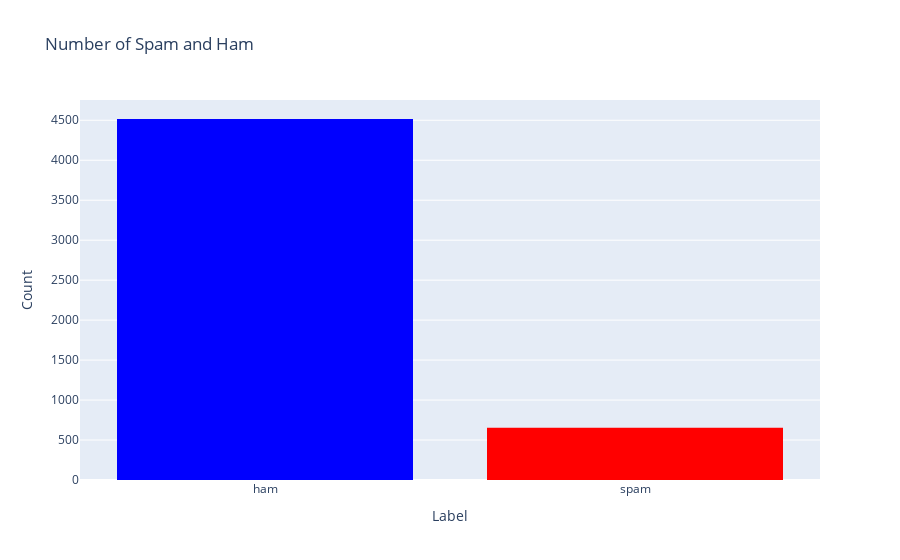

Notebook source saved alongside this figure:
### Code cell
fig = px.histogram(df, x='v1', color='v1', color_discrete_map=color, title='Number of Spam and Ham')
fig.update_layout(
    xaxis=dict(title='Label'),
    yaxis=dict(title='Count'),
    showlegend=False,  # To hide the legend if not needed
)
fig.show()

### Figure 1 — Plotly figure (JSON) as saved in the notebook; plotly's stock layout.template omitted (floating-point values rounded to 4 significant figures; data arrays with more than 128 entries replaced by an {"elided": "..."} marker saying what was removed)
{"data": [{"alignmentgroup": "True", "bingroup": "x", "hovertemplate": "v1=%{x}<br>count=%{y}<extra></extra>", "legendgroup": "ham", "marker": {"color": "blue", "pattern": {"shape": ""}}, "name": "ham", "offsetgroup": "ham", "orientation": "v", "showlegend": true, "type": "histogram", "x": {"elided": "4516 str values"}, "xaxis": "x", "yaxis": "y"}, {"alignmentgroup": "True", "bingroup": "x", "hovertemplate": "v1=%{x}<br>count=%{y}<extra></extra>", "legendgroup": "spam", "marker": {"color": "red", "pattern": {"shape": ""}}, "name": "spam", "offsetgroup": "spam", "orientation": "v", "showlegend": true, "type": "histogram", "x": {"elided": "653 str values"}, "xaxis": "x", "yaxis": "y"}], "layout": {"barmode": "relative", "legend": {"title": {"text": "v1"}, "tracegroupgap": 0}, "showlegend": false, "title": {"text": "Number of Spam and Ham"}, "xaxis": {"anchor": "y", "categoryarray": ["ham", "spam"], "categoryorder": "array", "domain": [0, 1], "title": {"text": "Label"}}, "yaxis": {"anchor": "x", "domain": [0, 1], "title": {"text": "Count"}}}}
